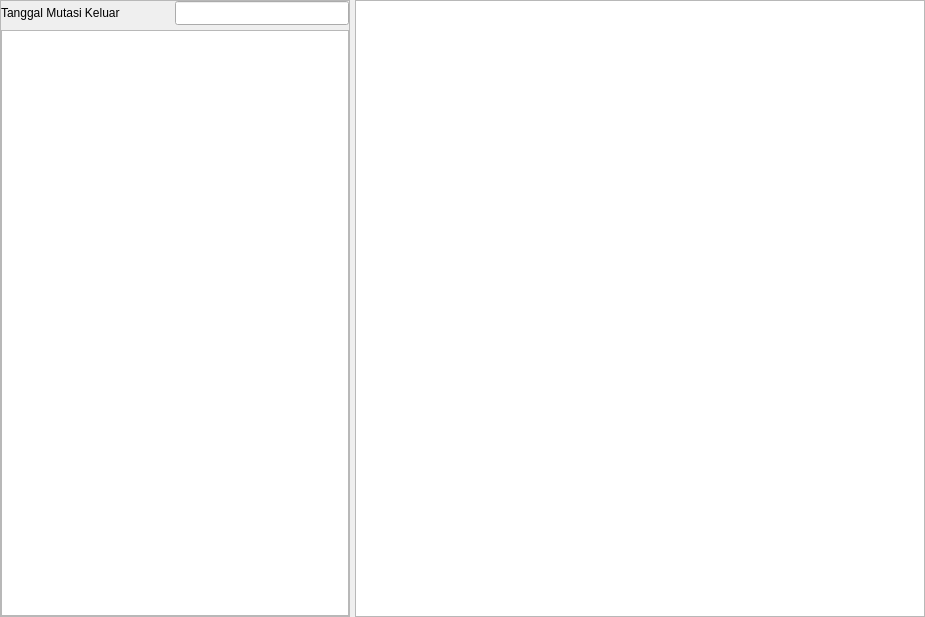
<?xml version="1.0" encoding="UTF-8"?>
<ui version="4.0">
 <class>Form</class>
 <widget class="QWidget" name="Form">
  <property name="geometry">
   <rect>
    <x>0</x>
    <y>0</y>
    <width>925</width>
    <height>617</height>
   </rect>
  </property>
  <property name="windowTitle">
   <string>Form</string>
  </property>
  <layout class="QGridLayout" name="gridLayout">
   <property name="leftMargin">
    <number>0</number>
   </property>
   <property name="topMargin">
    <number>0</number>
   </property>
   <property name="rightMargin">
    <number>0</number>
   </property>
   <property name="bottomMargin">
    <number>0</number>
   </property>
   <property name="horizontalSpacing">
    <number>5</number>
   </property>
   <property name="verticalSpacing">
    <number>0</number>
   </property>
   <item row="0" column="0">
    <widget class="QFrame" name="frame_kiri">
     <property name="minimumSize">
      <size>
       <width>350</width>
       <height>0</height>
      </size>
     </property>
     <property name="maximumSize">
      <size>
       <width>350</width>
       <height>16777215</height>
      </size>
     </property>
     <property name="frameShape">
      <enum>QFrame::StyledPanel</enum>
     </property>
     <property name="frameShadow">
      <enum>QFrame::Raised</enum>
     </property>
     <layout class="QGridLayout" name="gridLayout_2">
      <property name="leftMargin">
       <number>0</number>
      </property>
      <property name="topMargin">
       <number>0</number>
      </property>
      <property name="rightMargin">
       <number>0</number>
      </property>
      <property name="bottomMargin">
       <number>0</number>
      </property>
      <property name="horizontalSpacing">
       <number>0</number>
      </property>
      <property name="verticalSpacing">
       <number>5</number>
      </property>
      <item row="0" column="0">
       <widget class="QLabel" name="label">
        <property name="text">
         <string>Tanggal Mutasi Keluar</string>
        </property>
       </widget>
      </item>
      <item row="0" column="1">
       <widget class="QLineEdit" name="line_tgl_mutasi">
        <property name="sizePolicy">
         <sizepolicy hsizetype="Preferred" vsizetype="Fixed">
          <horstretch>0</horstretch>
          <verstretch>0</verstretch>
         </sizepolicy>
        </property>
        <property name="minimumSize">
         <size>
          <width>120</width>
          <height>24</height>
         </size>
        </property>
       </widget>
      </item>
      <item row="1" column="0" colspan="2">
       <widget class="QTableWidget" name="tbl_list_siswa"/>
      </item>
     </layout>
    </widget>
   </item>
   <item row="0" column="1">
    <widget class="QTableWidget" name="tbl_siswa_keluar"/>
   </item>
  </layout>
 </widget>
 <resources>
  <include location="../../resources.qrc"/>
 </resources>
 <connections/>
</ui>
